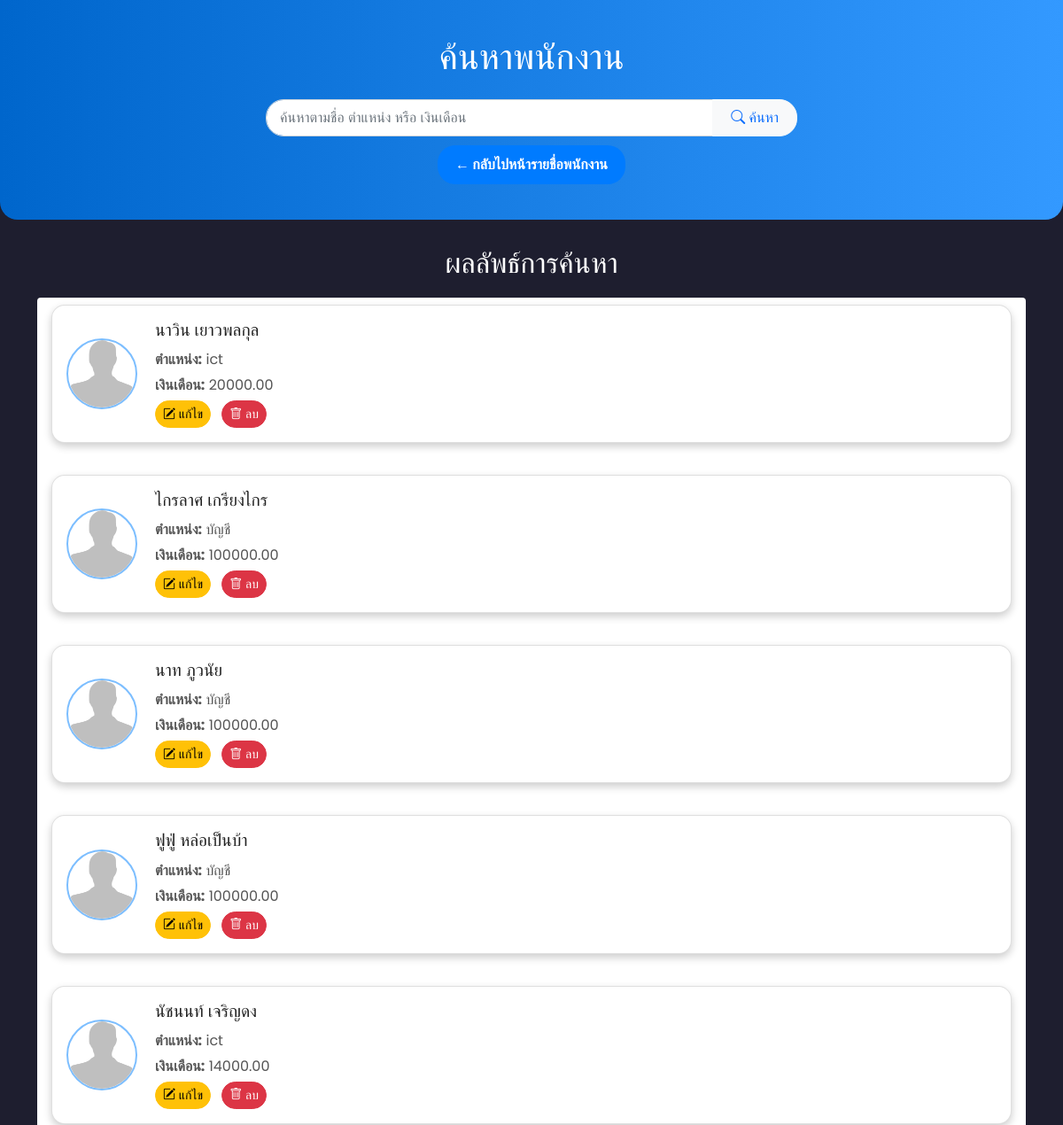
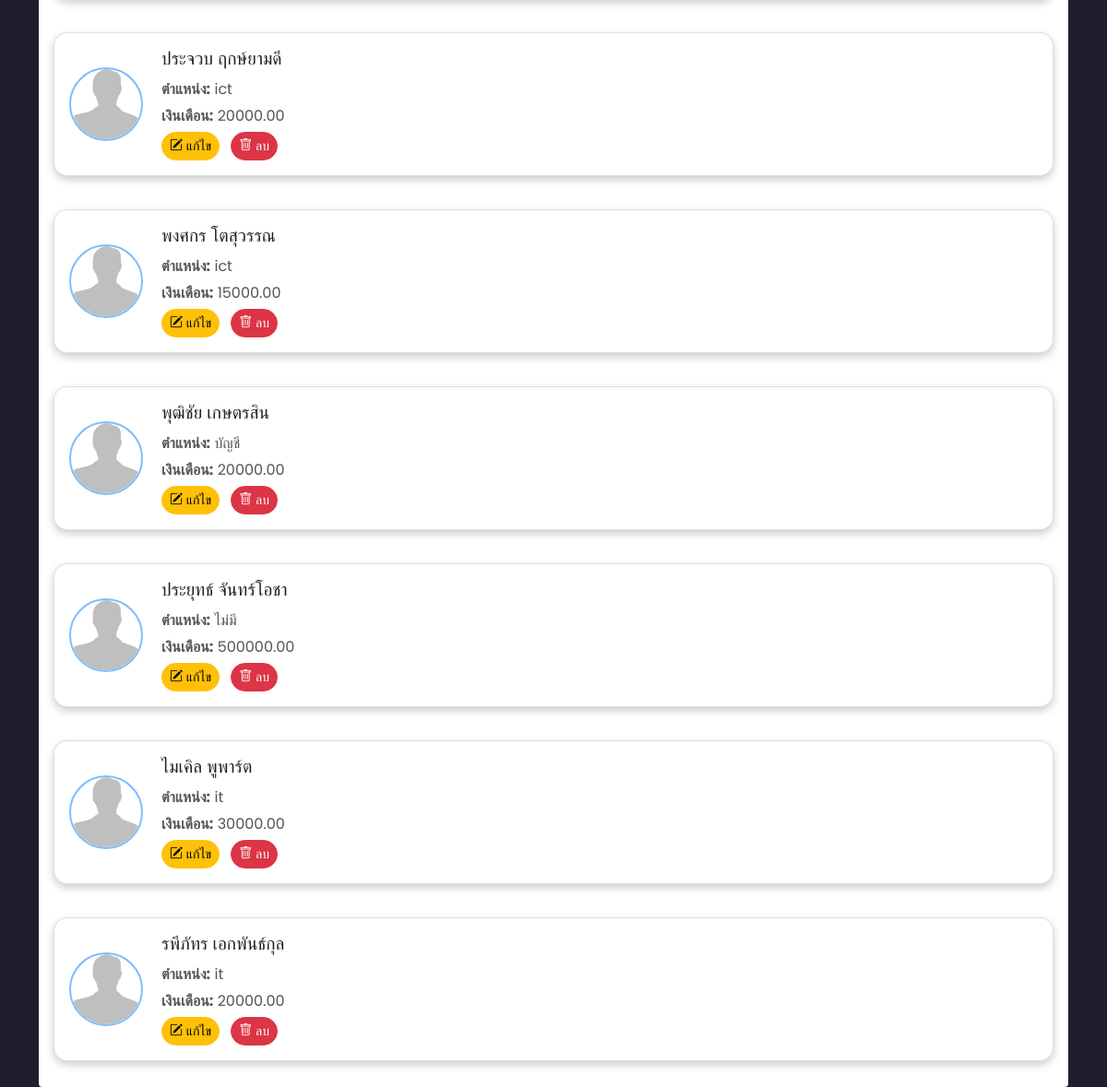
The app's page /search/ with its own data (2 pictures, top to bottom).
### employee/models.py (models this page shows, shortened)
class Employee(models.Model):
    first_name = models.CharField(max_length=100)
    last_name = models.CharField(max_length=100)
    position = models.CharField(max_length=100)
    salary = models.DecimalField(max_digits=10, decimal_places=2)
    phone_number = models.CharField(max_length=15)

### employee/views.py (the view)
# urls.py: path('search/', views.search_employee, name='search_employee'),  # หน้าแสดงผลการค้นหา
def search_employee(request):
    if request.method == 'GET':
        query = request.GET.get('query', '')  # รับข้อมูลคำค้นหาจากฟอร์ม
        employees = Employee.objects.filter(
            Q(first_name__icontains=query) |
            Q(last_name__icontains=query) |
            Q(position__icontains=query) |
            Q(salary__icontains=query)
        )
        return render(request, 'search_employee.html', {'employees': employees, 'query': query})

### employee/templates/search_employee.html (shortened to what this page needs)
<!DOCTYPE html>
<html lang="th">
<head>
    <link href="https://cdn.jsdelivr.net/npm/bootstrap@5.1.3/dist/css/bootstrap.min.css" rel="stylesheet">
    <link href="https://cdn.jsdelivr.net/npm/bootstrap-icons/font/bootstrap-icons.css" rel="stylesheet">
</head>
<body>
    <div class="search-form fade-in">
        <h1 class="mb-4">ค้นหาพนักงาน</h1>
        <form method="get" action="{% url 'search_employee' %}">
            <div class="input-group mx-auto" style="max-width: 600px;">
                <input type="text" name="query" value="{{ query }}" class="form-control" placeholder="ค้นหาตามชื่อ ตำแหน่ง หรือ เงินเดือน" aria-label="Search" aria-describedby="button-search">
                <button class="btn btn-light text-primary search-button" type="submit" id="button-search"><i class="bi bi-search"></i> ค้นหา</button>
            </div>
        </form>
        <a href="{% url 'employee_list' %}" class="back-link">← กลับไปหน้ารายชื่อพนักงาน</a>
    </div>
    <div class="container fade-in">
        <h2>ผลลัพธ์การค้นหา</h2>
        {% if employees %}
            <div class="list-group fade-in">
                {% for employee in employees %}
                    <div class="list-group-item result-item border-0">
                        <div class="card card-custom">
                            <div class="card-body">
                                {% load static %}
                                <img src="{% static 'images/man.jpg' %}" alt="Employee Image" class="employee-image">
                                <div>
                                    <h5 class="card-title">{{ employee.first_name }} {{ employee.last_name }}</h5>
                                    <p class="card-text"><strong>ตำแหน่ง:</strong> {{ employee.position }}</p>
                                    <p class="card-text"><strong>เงินเดือน:</strong> {{ employee.salary }}</p>
                                    <a href="{% url 'edit_employee' employee.pk %}" class="btn btn-warning btn-sm"><i class="bi bi-pencil-square"></i> แก้ไข</a>
                                    <a href="{% url 'delete_employee' employee.pk %}" class="btn btn-danger btn-sm btn-custom"
   onclick="return confirm('คุณต้องการลบพนักงานนี้หรือไม่?');">
   <i class="bi bi-trash"></i> ลบ
</a>
                                </div>
                            </div>
                        </div>
                    </div>
                {% endfor %}
            </div>
        {% else %}
            <p class="no-results">ไม่พบข้อมูลพนักงานที่ตรงกับคำค้นหา</p>
        {% endif %}
    </div>
</body>
</html>

### employee/templates/search_employee.html (style rules this page uses)
body { font-family: 'Poppins', sans-serif; background-color: #1e1e2f; color: #f5f5f5; }
.search-form { background: linear-gradient(to right, #0066cc, #3399ff); color: white; padding: 40px 20px; text-align: center; margin-bottom: 30px; border-radius: 0 0 20px 20px; }
.search-form h1 { font-weight: 500; }
.search-form .form-control { border-radius: 20px; padding-left: 15px; }
.search-form .search-button { border-radius: 20px; padding: 8px 20px; }
.back-link { display: inline-block; padding: 10px 20px; margin-top: 10px; background-color: #007bff; color: white; border-radius: 20px; text-decoration: none; font-weight: bold; }
.card-custom { background-color: #ffffff; margin-bottom: 20px; box-shadow: 0 4px 10px rgba(0, 0, 0, 0.2); border-radius: 15px; color: #333; }
.card-body { display: flex; align-items: center; gap: 20px; }
.employee-image { width: 80px; height: 80px; object-fit: cover; border-radius: 50%; border: 2px solid #7cbeff; }
.card-title { margin-bottom: 10px; font-size: 1.2rem; color: #222; }
.card-text { margin-bottom: 5px; color: #555; }
.btn-sm { border-radius: 20px; margin-right: 8px; }
.container h2 { font-weight: 500; margin-bottom: 20px; color: #ffffff; text-align: center; }
.fade-in { animation: fadeIn 0.5s ease-in-out; }

### records on screen
Employee: first_name "นาวิน", last_name "เยาวพลกุล", position "ict", salary "20000.00"
Employee: first_name "ไกรลาศ", last_name "เกรียงไกร", position "บัญชี", salary "100000.00"
Employee: first_name "นาท", last_name "ภูวนัย", position "บัญชี", salary "100000.00"
Employee: first_name "ฟูฟู่", last_name "หล่อเป็นบ้า", position "บัญชี", salary "100000.00"
Employee: first_name "นัชนนท์", last_name "เจริญดง", position "ict", salary "14000.00"
Employee: first_name "ประจวบ", last_name "ฤกษ์ยามดี", position "ict", salary "20000.00"
Employee: first_name "พงศกร", last_name "โตสุวรรณ", position "ict", salary "15000.00"
Employee: first_name "พุฒิชัย", last_name "เกษตรสิน", position "บัญชี", salary "20000.00"
Employee: first_name "ประยุทธ์", last_name "จันทร์โอชา", position "ไม่มี", salary "500000.00"
Employee: first_name "ไมเคิล", last_name "พูพาร์ต", position "it", salary "30000.00"
Employee: first_name "รพีภัทร", last_name "เอกพันธ์กุล", position "it", salary "20000.00"
